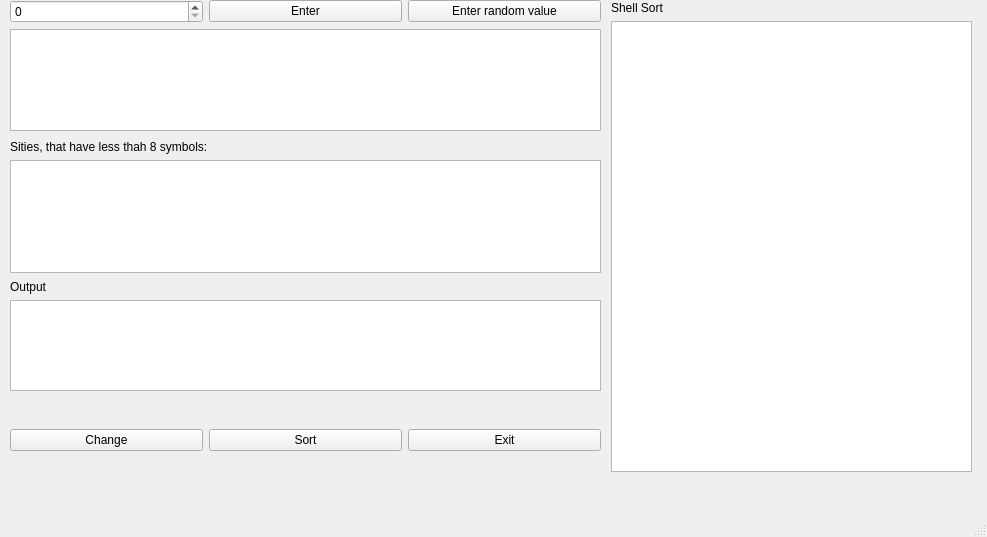
<?xml version="1.0" encoding="UTF-8"?>
<ui version="4.0">
 <class>MainWindow</class>
 <widget class="QMainWindow" name="MainWindow">
  <property name="geometry">
   <rect>
    <x>0</x>
    <y>0</y>
    <width>987</width>
    <height>537</height>
   </rect>
  </property>
  <property name="windowTitle">
   <string>ASD lab 3</string>
  </property>
  <widget class="QWidget" name="centralwidget">
   <widget class="QWidget" name="layoutWidget">
    <property name="geometry">
     <rect>
      <x>10</x>
      <y>410</y>
      <width>591</width>
      <height>61</height>
     </rect>
    </property>
    <layout class="QHBoxLayout" name="horizontalLayout">
     <item>
      <widget class="QPushButton" name="pushButton_3">
       <property name="text">
        <string>Change</string>
       </property>
      </widget>
     </item>
     <item>
      <widget class="QPushButton" name="pushButton_4">
       <property name="text">
        <string>Sort</string>
       </property>
      </widget>
     </item>
     <item>
      <widget class="QPushButton" name="pushButton_5">
       <property name="text">
        <string>Exit</string>
       </property>
      </widget>
     </item>
    </layout>
   </widget>
   <widget class="QWidget" name="layoutWidget">
    <property name="geometry">
     <rect>
      <x>10</x>
      <y>280</y>
      <width>591</width>
      <height>111</height>
     </rect>
    </property>
    <layout class="QVBoxLayout" name="verticalLayout">
     <item>
      <widget class="QLabel" name="label_5">
       <property name="text">
        <string>Output</string>
       </property>
      </widget>
     </item>
     <item>
      <widget class="QTableWidget" name="output_1">
       <property name="columnCount">
        <number>0</number>
       </property>
      </widget>
     </item>
    </layout>
   </widget>
   <widget class="QWidget" name="layoutWidget">
    <property name="geometry">
     <rect>
      <x>10</x>
      <y>140</y>
      <width>591</width>
      <height>133</height>
     </rect>
    </property>
    <layout class="QVBoxLayout" name="verticalLayout_2">
     <item>
      <widget class="QLabel" name="label_3">
       <property name="text">
        <string>Sities, that have less thah 8 symbols:</string>
       </property>
      </widget>
     </item>
     <item>
      <widget class="QTableWidget" name="input_2">
       <property name="columnCount">
        <number>0</number>
       </property>
      </widget>
     </item>
    </layout>
   </widget>
   <widget class="QWidget" name="layoutWidget">
    <property name="geometry">
     <rect>
      <x>10</x>
      <y>0</y>
      <width>591</width>
      <height>131</height>
     </rect>
    </property>
    <layout class="QVBoxLayout" name="verticalLayout_3">
     <item>
      <layout class="QHBoxLayout" name="horizontalLayout_2">
       <item>
        <widget class="QSpinBox" name="count">
         <property name="maximum">
          <number>1000</number>
         </property>
         <property name="singleStep">
          <number>2</number>
         </property>
        </widget>
       </item>
       <item>
        <widget class="QPushButton" name="pushButton_2">
         <property name="text">
          <string>Enter</string>
         </property>
        </widget>
       </item>
       <item>
        <widget class="QPushButton" name="pushButton">
         <property name="text">
          <string>Enter random value</string>
         </property>
        </widget>
       </item>
      </layout>
     </item>
     <item>
      <widget class="QTableWidget" name="input_1">
       <property name="columnCount">
        <number>0</number>
       </property>
      </widget>
     </item>
    </layout>
   </widget>
   <widget class="QWidget" name="layoutWidget">
    <property name="geometry">
     <rect>
      <x>611</x>
      <y>1</y>
      <width>361</width>
      <height>471</height>
     </rect>
    </property>
    <layout class="QVBoxLayout" name="verticalLayout_4">
     <item>
      <layout class="QHBoxLayout" name="horizontalLayout_4">
       <item>
        <widget class="QLabel" name="label">
         <property name="text">
          <string>Shell Sort</string>
         </property>
        </widget>
       </item>
       <item>
        <widget class="QLabel" name="time_1">
         <property name="text">
          <string/>
         </property>
        </widget>
       </item>
      </layout>
     </item>
     <item>
      <widget class="QTextEdit" name="BS"/>
     </item>
    </layout>
   </widget>
  </widget>
  <widget class="QMenuBar" name="menubar">
   <property name="geometry">
    <rect>
     <x>0</x>
     <y>0</y>
     <width>987</width>
     <height>25</height>
    </rect>
   </property>
  </widget>
  <widget class="QStatusBar" name="statusbar"/>
 </widget>
 <resources/>
 <connections/>
</ui>
